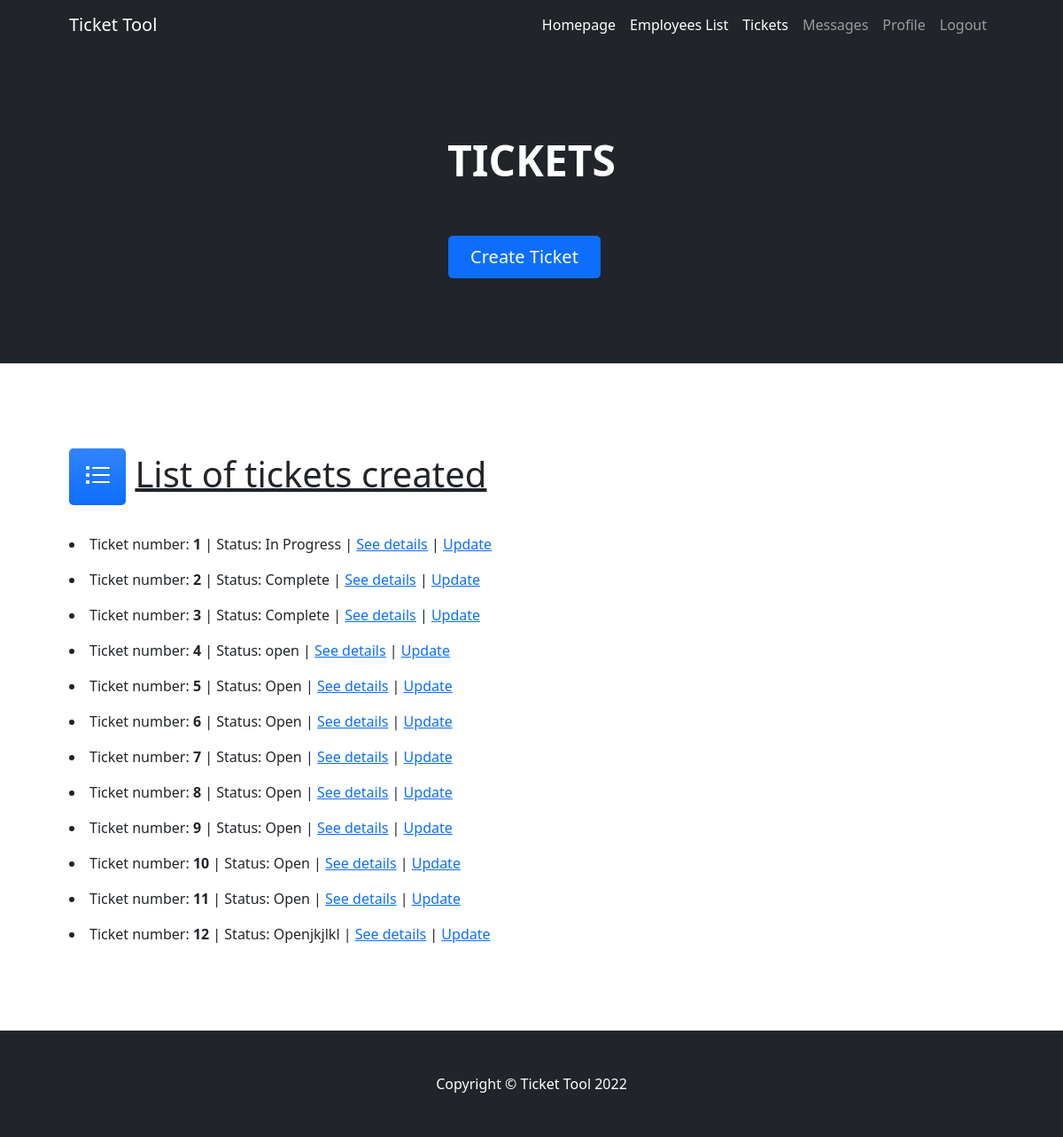
The app's page /Ticket/list/, older data.
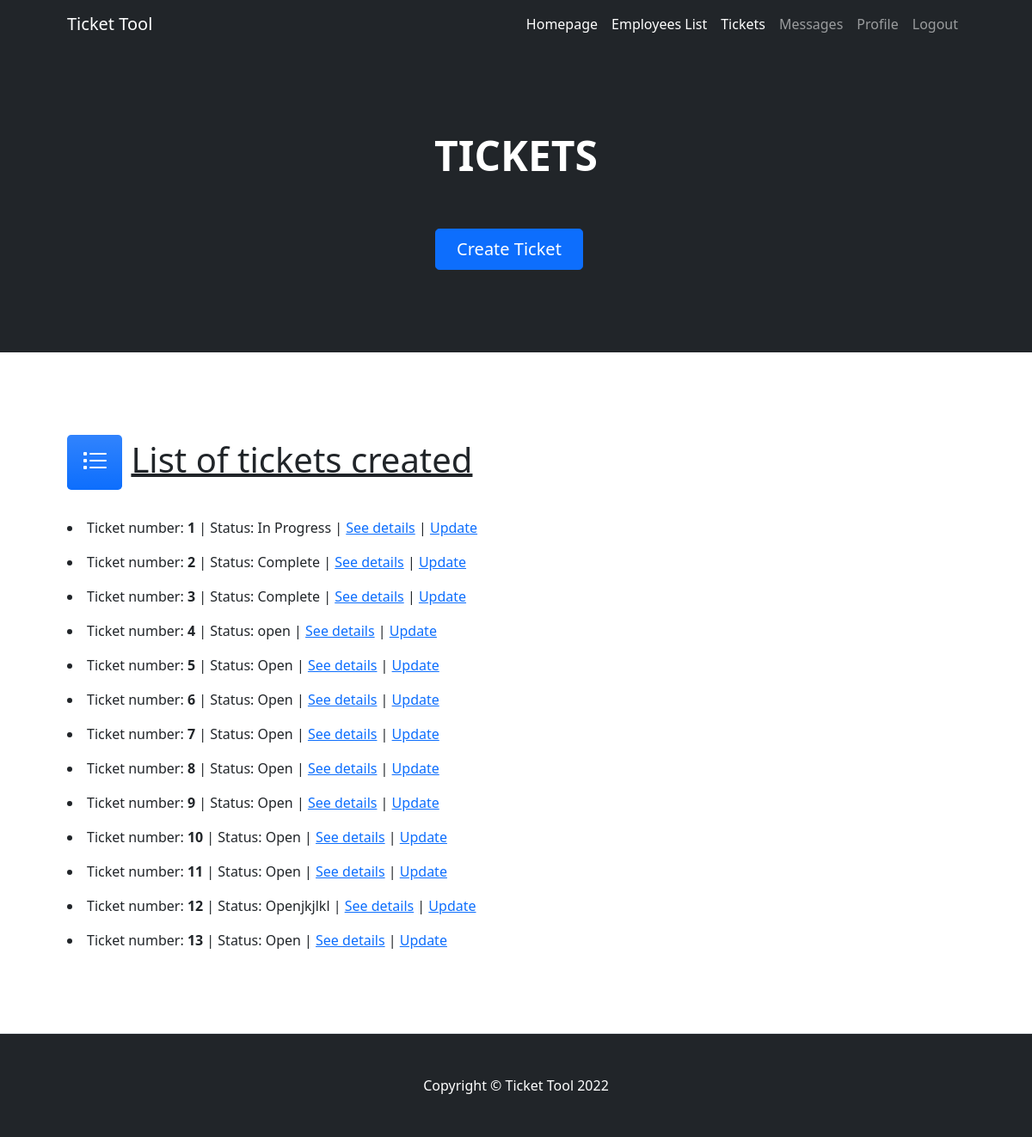
The same page, newer data.
### AppTickets/models.py (models this page shows)
class Ticket(models.Model):
    date_open=models.DateField(blank=True, null=True)
    status=models.CharField(max_length=50) #dropdown, cuando se crea el ticket el default debería ser open
    category=models.CharField(max_length=50) #dropdown
    description=models.CharField(max_length=500)

### AppTickets/views.py (the view)
# urls.py: path("Ticket/list/",TicketListEmployee.as_view(),name="ticket_list_employees"),
class TicketListEmployee(ListView):
    model=Ticket
    template_name="AppTickets/employee_ticket_list.html"

### AppTickets/templates/AppTickets/employee_ticket_list.html (shortened to what this page needs)
{% extends 'AppEmployees/Employees.html' %}
{% block header %}
<h1 class="display-5 fw-bolder text-white mb-2"> TICKETS</h1>
<br><br>
<div class="d-grid gap-3 d-sm-flex justify-content-sm-center">
    <a class="btn btn-primary btn-lg px-4 me-sm-3" href="{% url 'create_ticket_employees' %}">Create Ticket</a>
{% endblock header %}
{% block content %}
<section class="py-5 border-bottom" id="features">
    <div class="container px-5 my-5">
    <h1><div class="feature bg-primary bg-gradient text-white rounded-3 mb-3"><i class="bi-list-task"></i></div>     <u>List of tickets created</u></h1>
                {% for ticket in object_list %}
                <p><li>Ticket number: <b>{{ticket.id}}</b> | Status: {{ticket.status}} | <a href="{% url 'ticket_detail_employees' ticket.pk %}">See details</a> | <a href="{% url 'update_ticket_employees' ticket.pk %}">Update</a></li></p>
                {% endfor %}
    </div>
</section>
{% endblock content %}

Row changes from the older to the newer data that the page shows:
added Ticket: id "13", status "Open"
